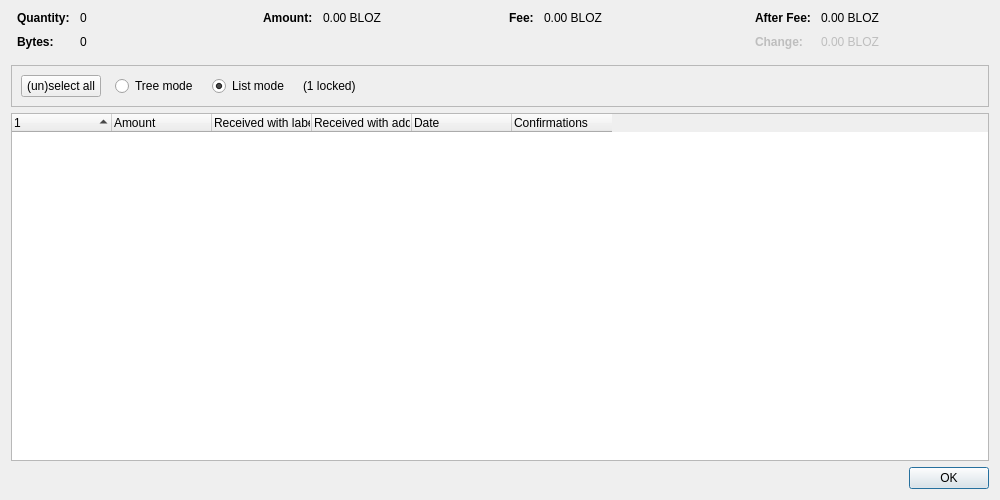
<?xml version="1.0" encoding="UTF-8"?>
<ui version="4.0">
 <class>CoinControlDialog</class>
 <widget class="QDialog" name="CoinControlDialog">
  <property name="geometry">
   <rect>
    <x>0</x>
    <y>0</y>
    <width>1000</width>
    <height>500</height>
   </rect>
  </property>
  <property name="windowTitle">
   <string>Coin Selection</string>
  </property>
  <layout class="QVBoxLayout" name="verticalLayout">
   <item>
    <layout class="QHBoxLayout" name="horizontalLayoutTop" stretch="0,0,0,0">
     <property name="topMargin">
      <number>0</number>
     </property>
     <property name="bottomMargin">
      <number>10</number>
     </property>
     <item>
      <layout class="QFormLayout" name="formLayoutCoinControl1">
       <property name="labelAlignment">
        <set>Qt::AlignLeft|Qt::AlignVCenter</set>
       </property>
       <property name="horizontalSpacing">
        <number>10</number>
       </property>
       <property name="verticalSpacing">
        <number>10</number>
       </property>
       <property name="leftMargin">
        <number>6</number>
       </property>
       <property name="rightMargin">
        <number>6</number>
       </property>
       <item row="0" column="0">
        <widget class="QLabel" name="labelCoinControlQuantityText">
         <property name="font">
          <font>
           <weight>75</weight>
           <bold>true</bold>
          </font>
         </property>
         <property name="text">
          <string>Quantity:</string>
         </property>
        </widget>
       </item>
       <item row="0" column="1">
        <widget class="QLabel" name="labelCoinControlQuantity">
         <property name="cursor">
          <cursorShape>IBeamCursor</cursorShape>
         </property>
         <property name="contextMenuPolicy">
          <enum>Qt::ActionsContextMenu</enum>
         </property>
         <property name="text">
          <string notr="true">0</string>
         </property>
         <property name="textInteractionFlags">
          <set>Qt::LinksAccessibleByMouse|Qt::TextSelectableByKeyboard|Qt::TextSelectableByMouse</set>
         </property>
        </widget>
       </item>
       <item row="1" column="0">
        <widget class="QLabel" name="labelCoinControlBytesText">
         <property name="font">
          <font>
           <weight>75</weight>
           <bold>true</bold>
          </font>
         </property>
         <property name="text">
          <string>Bytes:</string>
         </property>
        </widget>
       </item>
       <item row="1" column="1">
        <widget class="QLabel" name="labelCoinControlBytes">
         <property name="cursor">
          <cursorShape>IBeamCursor</cursorShape>
         </property>
         <property name="contextMenuPolicy">
          <enum>Qt::ActionsContextMenu</enum>
         </property>
         <property name="text">
          <string notr="true">0</string>
         </property>
         <property name="textInteractionFlags">
          <set>Qt::LinksAccessibleByMouse|Qt::TextSelectableByKeyboard|Qt::TextSelectableByMouse</set>
         </property>
        </widget>
       </item>
      </layout>
     </item>
     <item>
      <layout class="QFormLayout" name="formLayoutCoinControl2">
       <property name="horizontalSpacing">
        <number>10</number>
       </property>
       <property name="verticalSpacing">
        <number>10</number>
       </property>
       <property name="leftMargin">
        <number>6</number>
       </property>
       <property name="rightMargin">
        <number>6</number>
       </property>
       <item row="0" column="0">
        <widget class="QLabel" name="labelCoinControlAmountText">
         <property name="font">
          <font>
           <weight>75</weight>
           <bold>true</bold>
          </font>
         </property>
         <property name="text">
          <string>Amount:</string>
         </property>
        </widget>
       </item>
       <item row="0" column="1">
        <widget class="QLabel" name="labelCoinControlAmount">
         <property name="cursor">
          <cursorShape>IBeamCursor</cursorShape>
         </property>
         <property name="contextMenuPolicy">
          <enum>Qt::ActionsContextMenu</enum>
         </property>
         <property name="text">
          <string notr="true">0.00 BLOZ</string>
         </property>
         <property name="textInteractionFlags">
          <set>Qt::LinksAccessibleByMouse|Qt::TextSelectableByKeyboard|Qt::TextSelectableByMouse</set>
         </property>
        </widget>
       </item>
      </layout>
     </item>
     <item>
      <layout class="QFormLayout" name="formLayoutCoinControl3">
       <property name="horizontalSpacing">
        <number>10</number>
       </property>
       <property name="verticalSpacing">
        <number>10</number>
       </property>
       <property name="leftMargin">
        <number>6</number>
       </property>
       <property name="rightMargin">
        <number>6</number>
       </property>
       <item row="0" column="0">
        <widget class="QLabel" name="labelCoinControlFeeText">
         <property name="font">
          <font>
           <weight>75</weight>
           <bold>true</bold>
          </font>
         </property>
         <property name="text">
          <string>Fee:</string>
         </property>
        </widget>
       </item>
       <item row="0" column="1">
        <widget class="QLabel" name="labelCoinControlFee">
         <property name="cursor">
          <cursorShape>IBeamCursor</cursorShape>
         </property>
         <property name="contextMenuPolicy">
          <enum>Qt::ActionsContextMenu</enum>
         </property>
         <property name="text">
          <string notr="true">0.00 BLOZ</string>
         </property>
         <property name="textInteractionFlags">
          <set>Qt::LinksAccessibleByMouse|Qt::TextSelectableByKeyboard|Qt::TextSelectableByMouse</set>
         </property>
        </widget>
       </item>
      </layout>
     </item>
     <item>
      <layout class="QFormLayout" name="formLayoutCoinControl4">
       <property name="labelAlignment">
        <set>Qt::AlignLeft|Qt::AlignVCenter</set>
       </property>
       <property name="horizontalSpacing">
        <number>10</number>
       </property>
       <property name="verticalSpacing">
        <number>10</number>
       </property>
       <property name="leftMargin">
        <number>6</number>
       </property>
       <property name="rightMargin">
        <number>6</number>
       </property>
       <item row="0" column="0">
        <widget class="QLabel" name="labelCoinControlAfterFeeText">
         <property name="font">
          <font>
           <weight>75</weight>
           <bold>true</bold>
          </font>
         </property>
         <property name="text">
          <string>After Fee:</string>
         </property>
        </widget>
       </item>
       <item row="0" column="1">
        <widget class="QLabel" name="labelCoinControlAfterFee">
         <property name="cursor">
          <cursorShape>IBeamCursor</cursorShape>
         </property>
         <property name="contextMenuPolicy">
          <enum>Qt::ActionsContextMenu</enum>
         </property>
         <property name="text">
          <string notr="true">0.00 BLOZ</string>
         </property>
         <property name="textInteractionFlags">
          <set>Qt::LinksAccessibleByMouse|Qt::TextSelectableByKeyboard|Qt::TextSelectableByMouse</set>
         </property>
        </widget>
       </item>
       <item row="1" column="0">
        <widget class="QLabel" name="labelCoinControlChangeText">
         <property name="enabled">
          <bool>false</bool>
         </property>
         <property name="font">
          <font>
           <weight>75</weight>
           <bold>true</bold>
          </font>
         </property>
         <property name="text">
          <string>Change:</string>
         </property>
        </widget>
       </item>
       <item row="1" column="1">
        <widget class="QLabel" name="labelCoinControlChange">
         <property name="enabled">
          <bool>false</bool>
         </property>
         <property name="cursor">
          <cursorShape>IBeamCursor</cursorShape>
         </property>
         <property name="contextMenuPolicy">
          <enum>Qt::ActionsContextMenu</enum>
         </property>
         <property name="text">
          <string notr="true">0.00 BLOZ</string>
         </property>
         <property name="textInteractionFlags">
          <set>Qt::LinksAccessibleByMouse|Qt::TextSelectableByKeyboard|Qt::TextSelectableByMouse</set>
         </property>
        </widget>
       </item>
      </layout>
     </item>
    </layout>
   </item>
   <item>
    <widget class="QFrame" name="frame">
     <property name="minimumSize">
      <size>
       <width>0</width>
       <height>40</height>
      </size>
     </property>
     <property name="frameShape">
      <enum>QFrame::StyledPanel</enum>
     </property>
     <property name="frameShadow">
      <enum>QFrame::Sunken</enum>
     </property>
     <layout class="QHBoxLayout" name="horizontalLayout">
      <item>
       <layout class="QHBoxLayout" name="horizontalLayoutPanel" stretch="0,0,0,0,0">
        <property name="spacing">
         <number>14</number>
        </property>
        <item>
         <widget class="QPushButton" name="pushButtonSelectAll">
          <property name="sizePolicy">
           <sizepolicy hsizetype="Maximum" vsizetype="Fixed">
            <horstretch>0</horstretch>
            <verstretch>0</verstretch>
           </sizepolicy>
          </property>
          <property name="text">
           <string>(un)select all</string>
          </property>
          <property name="autoDefault">
           <bool>false</bool>
          </property>
         </widget>
        </item>
        <item>
         <widget class="QRadioButton" name="radioTreeMode">
          <property name="sizePolicy">
           <sizepolicy hsizetype="Maximum" vsizetype="Fixed">
            <horstretch>0</horstretch>
            <verstretch>0</verstretch>
           </sizepolicy>
          </property>
          <property name="text">
           <string>Tree mode</string>
          </property>
         </widget>
        </item>
        <item>
         <widget class="QRadioButton" name="radioListMode">
          <property name="sizePolicy">
           <sizepolicy hsizetype="Maximum" vsizetype="Fixed">
            <horstretch>0</horstretch>
            <verstretch>0</verstretch>
           </sizepolicy>
          </property>
          <property name="text">
           <string>List mode</string>
          </property>
          <property name="checked">
           <bool>true</bool>
          </property>
         </widget>
        </item>
        <item>
         <widget class="QLabel" name="labelLocked">
          <property name="text">
           <string notr="true">(1 locked)</string>
          </property>
         </widget>
        </item>
        <item>
         <spacer name="horizontalSpacer">
          <property name="orientation">
           <enum>Qt::Horizontal</enum>
          </property>
          <property name="sizeHint" stdset="0">
           <size>
            <width>40</width>
            <height>20</height>
           </size>
          </property>
         </spacer>
        </item>
       </layout>
      </item>
     </layout>
    </widget>
   </item>
   <item>
    <widget class="CoinControlTreeWidget" name="treeWidget">
     <property name="contextMenuPolicy">
      <enum>Qt::CustomContextMenu</enum>
     </property>
     <property name="sortingEnabled">
      <bool>false</bool>
     </property>
     <property name="columnCount">
      <number>6</number>
     </property>
     <attribute name="headerShowSortIndicator" stdset="0">
      <bool>true</bool>
     </attribute>
     <attribute name="headerStretchLastSection">
      <bool>false</bool>
     </attribute>
     <column>
      <property name="text">
       <string/>
      </property>
     </column>
     <column>
      <property name="text">
       <string>Amount</string>
      </property>
     </column>
     <column>
      <property name="text">
       <string>Received with label</string>
      </property>
     </column>
     <column>
      <property name="text">
       <string>Received with address</string>
      </property>
     </column>
     <column>
      <property name="text">
       <string>Date</string>
      </property>
     </column>
     <column>
      <property name="text">
       <string>Confirmations</string>
      </property>
      <property name="toolTip">
       <string>Confirmed</string>
      </property>
     </column>
     <column>
      <property name="text">
       <string/>
      </property>
     </column>
     <column>
      <property name="text">
       <string/>
      </property>
     </column>
     <column>
      <property name="text">
       <string/>
      </property>
     </column>
     <column>
      <property name="text">
       <string/>
      </property>
     </column>
    </widget>
   </item>
   <item>
    <widget class="QDialogButtonBox" name="buttonBox">
     <property name="orientation">
      <enum>Qt::Horizontal</enum>
     </property>
     <property name="standardButtons">
      <set>QDialogButtonBox::Ok</set>
     </property>
    </widget>
   </item>
  </layout>
 </widget>
 <customwidgets>
  <customwidget>
   <class>CoinControlTreeWidget</class>
   <extends>QTreeWidget</extends>
   <header>qt/coincontroltreewidget.h</header>
  </customwidget>
 </customwidgets>
 <resources/>
 <connections/>
</ui>
